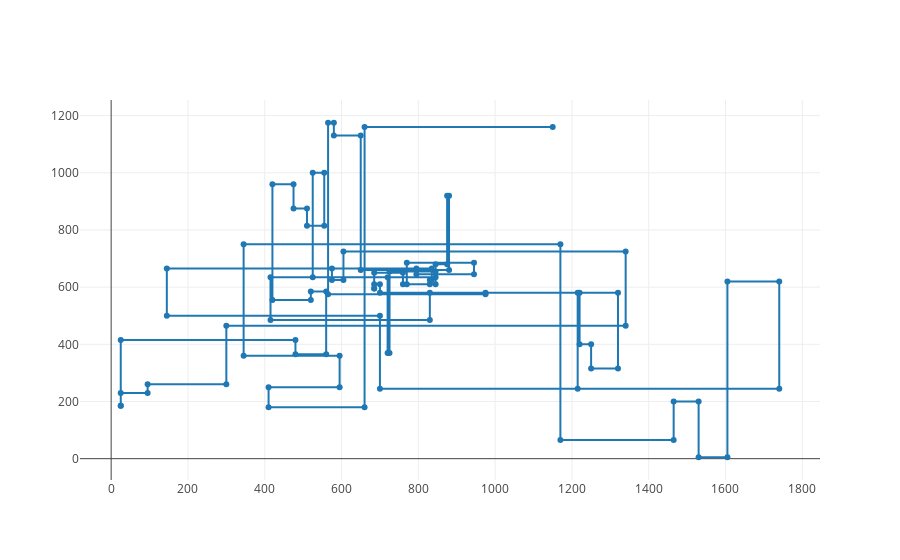

The code cell stored with this chart in its notebook:
### Code cell
assert rw_best_path is not None
print("Best length:", rw_best_length)
draw_path(rw_best_path, tsp_df)
